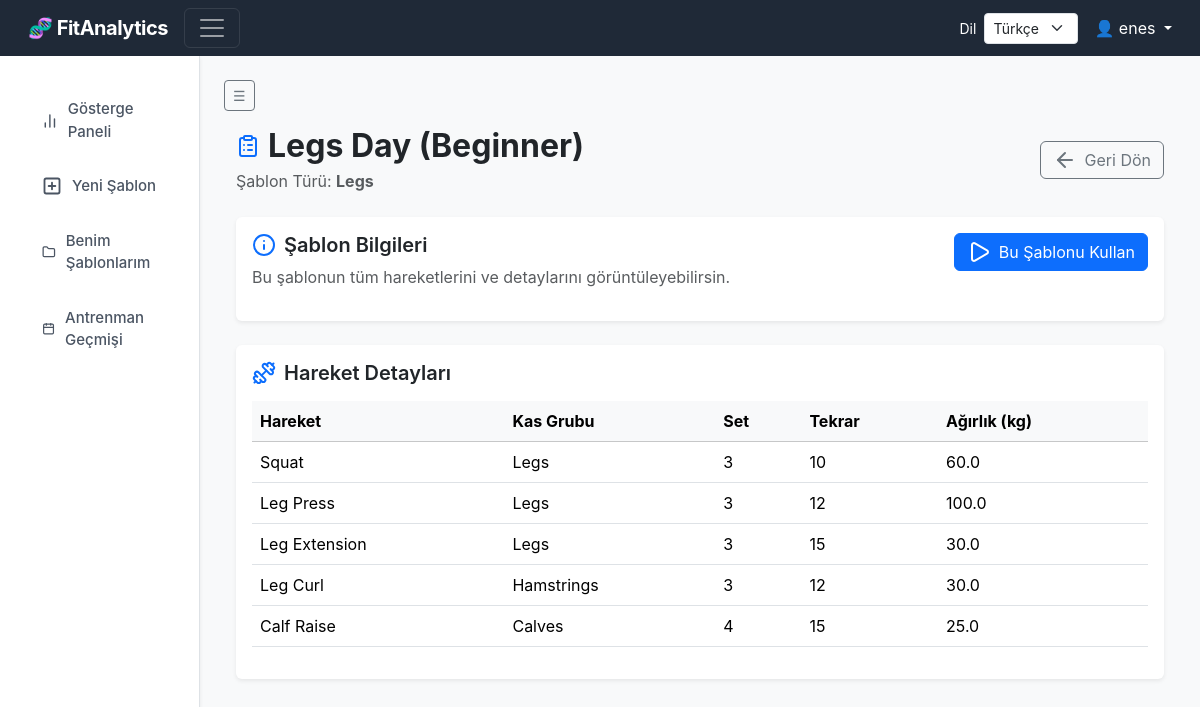
Screenshot of /template/3 (signed in) with the database file from the repository.
### tables this page shows
CREATE TABLE workout_templates (
    template_id INTEGER PRIMARY KEY AUTOINCREMENT,
    user_id INTEGER NOT NULL,
    template_name TEXT NOT NULL,
    workout_type TEXT NOT NULL,
    FOREIGN KEY (user_id) REFERENCES users(user_id)
);

CREATE TABLE template_exercises (
    template_exercise_id INTEGER PRIMARY KEY AUTOINCREMENT,
    template_id INTEGER NOT NULL,
    exercise_name TEXT NOT NULL,
    target_muscle TEXT NOT NULL,
    default_sets INTEGER,
    default_reps INTEGER,
    default_weight REAL,
    FOREIGN KEY (template_id) REFERENCES workout_templates(template_id)
);

### app/routes.py (the view)
@main.route("/template/<int:template_id>")
def template_detail(template_id):
    if "user_id" not in session:
        return redirect(url_for("main.login"))
    conn = get_connection()
    cur = conn.cursor()
    cur.execute("""
        SELECT template_id, template_name, workout_type
        FROM workout_templates
        WHERE template_id = ? AND user_id = ?;
    """, (template_id, session["user_id"]))
    template = cur.fetchone()
    if not template:
        conn.close()
        return "Template bulunamadı", 404
    cur.execute("""
        SELECT exercise_name, target_muscle, default_sets, default_reps, default_weight
        FROM template_exercises
        WHERE template_id = ?;
    """, (template_id,))
    exercises = cur.fetchall()
    conn.close()
    return render_template(
        "template_detail.html",
        template=template,
        exercises=exercises
    )

### app/__init__.py (called while the page is built)
def create_app():
    app = Flask(__name__)
    app.secret_key = "fitanalytics_secret_key"
    app.config["LANGUAGES"] = LANGUAGES
    app.config["LANGUAGE_NAMES"] = LANGUAGE_NAMES
    app.config["APP_VERSION"] = "1.0.0"
    app.register_blueprint(main)
    app.jinja_env.filters["datetime_format"] = datetime_format
    app.jinja_env.filters["format_date"] = datetime_format
    @app.context_processor
    def inject_translations():
        language_code = session.get("language", "tr")
        translations = app.config["LANGUAGES"].get(language_code, app.config["LANGUAGES"]["tr"])
        return {
            "t": translations,
            "current_language": language_code,
            "language_names": app.config["LANGUAGE_NAMES"],
            "app_version": app.config.get("APP_VERSION", "1.0.0"),
        }
    return app

### app/database.py (called while the page is built)
def get_connection():
    conn = sqlite3.connect(DB_PATH)
    conn.row_factory = sqlite3.Row
    return conn

### app/templates/template_detail.html
{% extends "layout.html" %}
{% block content %}
<div class="container-fluid">
    <div class="d-flex justify-content-between align-items-center mb-4">
        <div>
            <h2 class="fw-bold mb-1 d-flex align-items-center">
                <i data-lucide="clipboard-list" class="me-2 text-primary"></i>
                {{ template.template_name }}
            </h2>
            <p class="text-muted mb-0">
                Şablon Türü: <strong>{{ template.workout_type | capitalize }}</strong>
            </p>
        </div>
        <a href="{{ url_for('main.my_templates') }}"
           class="btn btn-outline-secondary d-flex align-items-center">
            <i data-lucide="arrow-left" class="me-2"></i>
            Geri Dön
        </a>
    </div>
    <div class="card shadow-sm border-0 mb-4">
        <div class="card-body">
            <div class="d-flex justify-content-between align-items-start">
                <div>
                    <h5 class="fw-semibold d-flex align-items-center">
                        <i data-lucide="info" class="me-2 text-primary"></i>
                        Şablon Bilgileri
                    </h5>
                    <p class="text-muted">
                        Bu şablonun tüm hareketlerini ve detaylarını görüntüleyebilirsin.
                    </p>
                </div>
                <a href="{{ url_for('main.use_template', template_id=template.template_id) }}"
                   class="btn btn-primary text-white d-flex align-items-center">
                    <i data-lucide="play" class="me-2"></i>
                    Bu Şablonu Kullan
                </a>
            </div>
        </div>
    </div>
    <div class="card shadow-sm border-0">
        <div class="card-body">
            <h5 class="fw-semibold mb-3 d-flex align-items-center">
                <i data-lucide="dumbbell" class="me-2 text-primary"></i>
                Hareket Detayları
            </h5>
            {% if exercises %}
            <table class="table table-hover align-middle">
                <thead class="table-light">
                    <tr>
                        <th>Hareket</th>
                        <th>Kas Grubu</th>
                        <th>Set</th>
                        <th>Tekrar</th>
                        <th>Ağırlık (kg)</th>
                    </tr>
                </thead>
                <tbody>
                    {% for ex in exercises %}
                    <tr>
                        <td>{{ ex.exercise_name }}</td>
                        <td>{{ ex.target_muscle }}</td>
                        <td>{{ ex.default_sets }}</td>
                        <td>{{ ex.default_reps }}</td>
                        <td>{{ ex.default_weight }}</td>
                    </tr>
                    {% endfor %}
                </tbody>
            </table>
            {% else %}
            <p class="text-muted mb-0">Bu şablonda henüz hareket yok.</p>
            {% endif %}
        </div>
    </div>
</div>
{% endblock %}

### app/static/style.css (style rules this page uses)
body { background-color: #f4f6fb !important; font-family: 'Inter', sans-serif; }

### rows the page displays
workout_templates: template_name "Legs Day (Beginner)", workout_type "Legs"
template_exercises: exercise_name "Squat", target_muscle "Legs", default_sets "3", default_reps "10", default_weight "60.0"
template_exercises: exercise_name "Leg Press", target_muscle "Legs", default_sets "3", default_reps "12", default_weight "100.0"
template_exercises: exercise_name "Leg Extension", target_muscle "Legs", default_sets "3", default_reps "15", default_weight "30.0"
template_exercises: exercise_name "Leg Curl", target_muscle "Hamstrings", default_sets "3", default_reps "12", default_weight "30.0"
template_exercises: exercise_name "Calf Raise", target_muscle "Calves", default_sets "4", default_reps "15", default_weight "25.0"

### other values shown
{{ t.language_label }} "Dil"
{{ session["user_name"] }} "enes"
{{ t.nav_dashboard }} "Gösterge Paneli"
{{ t.nav_history }} "Antrenman Geçmişi"
form field language "Türkçe"
